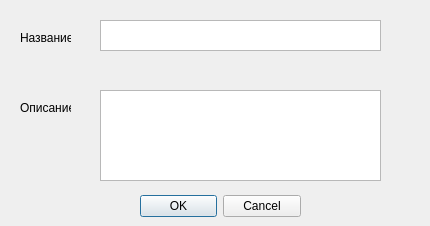
<?xml version="1.0" encoding="UTF-8"?>
<ui version="4.0">
 <class>DialogResourse</class>
 <widget class="QDialog" name="DialogResourse">
  <property name="geometry">
   <rect>
    <x>0</x>
    <y>0</y>
    <width>430</width>
    <height>226</height>
   </rect>
  </property>
  <property name="windowTitle">
   <string>Dialog</string>
  </property>
  <widget class="QDialogButtonBox" name="buttonBox">
   <property name="geometry">
    <rect>
     <x>140</x>
     <y>190</y>
     <width>161</width>
     <height>32</height>
    </rect>
   </property>
   <property name="orientation">
    <enum>Qt::Horizontal</enum>
   </property>
   <property name="standardButtons">
    <set>QDialogButtonBox::Cancel|QDialogButtonBox::Ok</set>
   </property>
  </widget>
  <widget class="QLabel" name="label">
   <property name="geometry">
    <rect>
     <x>20</x>
     <y>30</y>
     <width>51</width>
     <height>16</height>
    </rect>
   </property>
   <property name="text">
    <string>Название</string>
   </property>
  </widget>
  <widget class="QTextEdit" name="textEdit">
   <property name="enabled">
    <bool>true</bool>
   </property>
   <property name="geometry">
    <rect>
     <x>100</x>
     <y>20</y>
     <width>281</width>
     <height>31</height>
    </rect>
   </property>
  </widget>
  <widget class="QLabel" name="label_2">
   <property name="geometry">
    <rect>
     <x>20</x>
     <y>100</y>
     <width>51</width>
     <height>16</height>
    </rect>
   </property>
   <property name="text">
    <string>Описание</string>
   </property>
  </widget>
  <widget class="QTextEdit" name="textEdit_2">
   <property name="geometry">
    <rect>
     <x>100</x>
     <y>90</y>
     <width>281</width>
     <height>91</height>
    </rect>
   </property>
  </widget>
 </widget>
 <resources/>
 <connections>
  <connection>
   <sender>buttonBox</sender>
   <signal>accepted()</signal>
   <receiver>DialogResourse</receiver>
   <slot>accept()</slot>
   <hints>
    <hint type="sourcelabel">
     <x>248</x>
     <y>254</y>
    </hint>
    <hint type="destinationlabel">
     <x>157</x>
     <y>274</y>
    </hint>
   </hints>
  </connection>
  <connection>
   <sender>buttonBox</sender>
   <signal>rejected()</signal>
   <receiver>DialogResourse</receiver>
   <slot>reject()</slot>
   <hints>
    <hint type="sourcelabel">
     <x>316</x>
     <y>260</y>
    </hint>
    <hint type="destinationlabel">
     <x>286</x>
     <y>274</y>
    </hint>
   </hints>
  </connection>
 </connections>
</ui>
